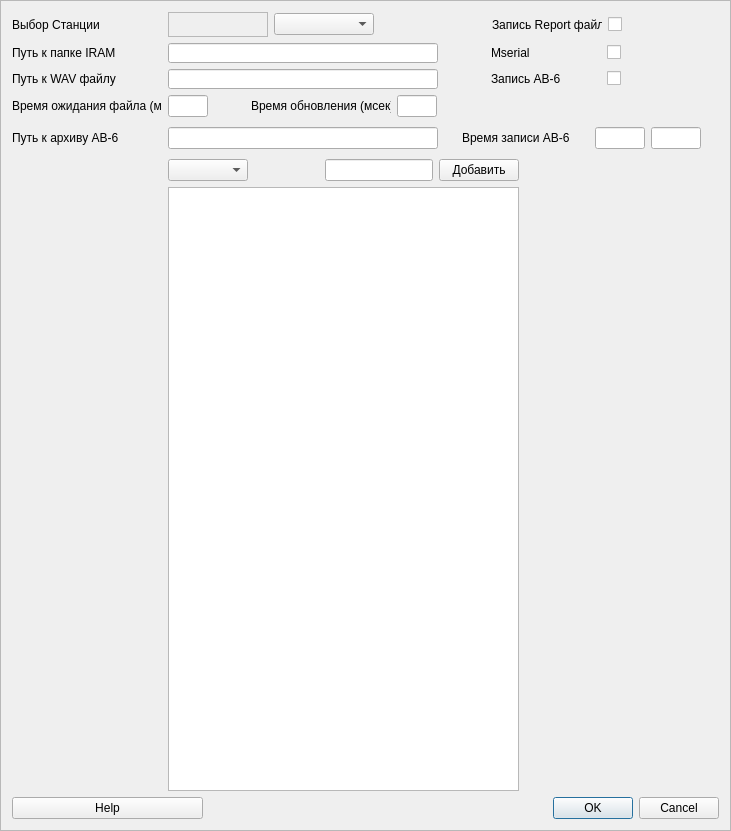
<?xml version="1.0" encoding="UTF-8"?>
<ui version="4.0">
 <class>Settings</class>
 <widget class="QFrame" name="Settings">
  <property name="geometry">
   <rect>
    <x>0</x>
    <y>0</y>
    <width>731</width>
    <height>831</height>
   </rect>
  </property>
  <property name="maximumSize">
   <size>
    <width>731</width>
    <height>831</height>
   </size>
  </property>
  <property name="windowTitle">
   <string>Настройки</string>
  </property>
  <property name="windowIcon">
   <iconset>
    <normaloff>../../.designer/backup/icons/icons8-settings-24.png</normaloff>../../.designer/backup/icons/icons8-settings-24.png</iconset>
  </property>
  <property name="frameShape">
   <enum>QFrame::StyledPanel</enum>
  </property>
  <layout class="QGridLayout" name="gridLayout_2">
   <item row="0" column="0" colspan="2">
    <layout class="QGridLayout" name="gridLayout">
     <item row="5" column="1">
      <layout class="QHBoxLayout" name="horizontalLayout_2">
       <item>
        <widget class="QComboBox" name="sens_addBx">
         <property name="sizePolicy">
          <sizepolicy hsizetype="Preferred" vsizetype="Fixed">
           <horstretch>0</horstretch>
           <verstretch>0</verstretch>
          </sizepolicy>
         </property>
         <property name="minimumSize">
          <size>
           <width>80</width>
           <height>0</height>
          </size>
         </property>
        </widget>
       </item>
       <item>
        <spacer name="horizontalSpacer_6">
         <property name="orientation">
          <enum>Qt::Horizontal</enum>
         </property>
         <property name="sizeType">
          <enum>QSizePolicy::Expanding</enum>
         </property>
         <property name="sizeHint" stdset="0">
          <size>
           <width>60</width>
           <height>20</height>
          </size>
         </property>
        </spacer>
       </item>
       <item>
        <widget class="QLineEdit" name="sens_addLn">
         <property name="sizePolicy">
          <sizepolicy hsizetype="Preferred" vsizetype="Fixed">
           <horstretch>0</horstretch>
           <verstretch>0</verstretch>
          </sizepolicy>
         </property>
         <property name="minimumSize">
          <size>
           <width>80</width>
           <height>15</height>
          </size>
         </property>
        </widget>
       </item>
       <item>
        <widget class="QPushButton" name="sens_addBt">
         <property name="text">
          <string>Добавить</string>
         </property>
        </widget>
       </item>
       <item>
        <spacer name="horizontalSpacer_14">
         <property name="orientation">
          <enum>Qt::Horizontal</enum>
         </property>
         <property name="sizeHint" stdset="0">
          <size>
           <width>200</width>
           <height>20</height>
          </size>
         </property>
        </spacer>
       </item>
      </layout>
     </item>
     <item row="2" column="1">
      <layout class="QHBoxLayout" name="horizontalLayout_9">
       <item>
        <widget class="QLineEdit" name="sound_pathLn">
         <property name="sizePolicy">
          <sizepolicy hsizetype="Expanding" vsizetype="Fixed">
           <horstretch>0</horstretch>
           <verstretch>0</verstretch>
          </sizepolicy>
         </property>
         <property name="minimumSize">
          <size>
           <width>270</width>
           <height>15</height>
          </size>
         </property>
         <property name="focusPolicy">
          <enum>Qt::StrongFocus</enum>
         </property>
        </widget>
       </item>
       <item>
        <spacer name="horizontalSpacer_24">
         <property name="orientation">
          <enum>Qt::Horizontal</enum>
         </property>
         <property name="sizeHint" stdset="0">
          <size>
           <width>200</width>
           <height>20</height>
          </size>
         </property>
        </spacer>
       </item>
       <item>
        <widget class="QLabel" name="label_8">
         <property name="sizePolicy">
          <sizepolicy hsizetype="Preferred" vsizetype="Preferred">
           <horstretch>0</horstretch>
           <verstretch>0</verstretch>
          </sizepolicy>
         </property>
         <property name="minimumSize">
          <size>
           <width>110</width>
           <height>0</height>
          </size>
         </property>
         <property name="text">
          <string>Запись АВ-6</string>
         </property>
         <property name="alignment">
          <set>Qt::AlignLeading|Qt::AlignLeft|Qt::AlignVCenter</set>
         </property>
        </widget>
       </item>
       <item>
        <spacer name="horizontalSpacer_25">
         <property name="orientation">
          <enum>Qt::Horizontal</enum>
         </property>
         <property name="sizeHint" stdset="0">
          <size>
           <width>1</width>
           <height>20</height>
          </size>
         </property>
        </spacer>
       </item>
       <item>
        <widget class="QCheckBox" name="av6_writeCh">
         <property name="minimumSize">
          <size>
           <width>0</width>
           <height>15</height>
          </size>
         </property>
         <property name="text">
          <string/>
         </property>
        </widget>
       </item>
       <item>
        <spacer name="horizontalSpacer_27">
         <property name="orientation">
          <enum>Qt::Horizontal</enum>
         </property>
         <property name="sizeHint" stdset="0">
          <size>
           <width>250</width>
           <height>20</height>
          </size>
         </property>
        </spacer>
       </item>
      </layout>
     </item>
     <item row="1" column="1">
      <layout class="QHBoxLayout" name="horizontalLayout_6">
       <item>
        <widget class="QLineEdit" name="sens_pathLn">
         <property name="sizePolicy">
          <sizepolicy hsizetype="Expanding" vsizetype="Fixed">
           <horstretch>0</horstretch>
           <verstretch>0</verstretch>
          </sizepolicy>
         </property>
         <property name="minimumSize">
          <size>
           <width>270</width>
           <height>15</height>
          </size>
         </property>
         <property name="focusPolicy">
          <enum>Qt::StrongFocus</enum>
         </property>
        </widget>
       </item>
       <item>
        <spacer name="horizontalSpacer_30">
         <property name="orientation">
          <enum>Qt::Horizontal</enum>
         </property>
         <property name="sizeHint" stdset="0">
          <size>
           <width>200</width>
           <height>20</height>
          </size>
         </property>
        </spacer>
       </item>
       <item>
        <widget class="QLabel" name="label_6">
         <property name="minimumSize">
          <size>
           <width>110</width>
           <height>0</height>
          </size>
         </property>
         <property name="text">
          <string>Mserial</string>
         </property>
         <property name="alignment">
          <set>Qt::AlignLeading|Qt::AlignLeft|Qt::AlignVCenter</set>
         </property>
        </widget>
       </item>
       <item>
        <widget class="QCheckBox" name="mserialCh">
         <property name="enabled">
          <bool>true</bool>
         </property>
         <property name="minimumSize">
          <size>
           <width>0</width>
           <height>15</height>
          </size>
         </property>
         <property name="text">
          <string/>
         </property>
         <property name="checkable">
          <bool>true</bool>
         </property>
         <property name="checked">
          <bool>false</bool>
         </property>
         <property name="tristate">
          <bool>false</bool>
         </property>
        </widget>
       </item>
       <item>
        <spacer name="horizontalSpacer_28">
         <property name="orientation">
          <enum>Qt::Horizontal</enum>
         </property>
         <property name="sizeHint" stdset="0">
          <size>
           <width>250</width>
           <height>20</height>
          </size>
         </property>
        </spacer>
       </item>
      </layout>
     </item>
     <item row="3" column="1">
      <layout class="QHBoxLayout" name="horizontalLayout_7">
       <item alignment="Qt::AlignLeft">
        <widget class="QLineEdit" name="f_waitLn">
         <property name="sizePolicy">
          <sizepolicy hsizetype="Expanding" vsizetype="Fixed">
           <horstretch>0</horstretch>
           <verstretch>0</verstretch>
          </sizepolicy>
         </property>
         <property name="minimumSize">
          <size>
           <width>40</width>
           <height>15</height>
          </size>
         </property>
         <property name="maximumSize">
          <size>
           <width>40</width>
           <height>16777215</height>
          </size>
         </property>
         <property name="focusPolicy">
          <enum>Qt::StrongFocus</enum>
         </property>
        </widget>
       </item>
       <item>
        <spacer name="horizontalSpacer_10">
         <property name="orientation">
          <enum>Qt::Horizontal</enum>
         </property>
         <property name="sizeHint" stdset="0">
          <size>
           <width>20</width>
           <height>20</height>
          </size>
         </property>
        </spacer>
       </item>
       <item>
        <widget class="QLabel" name="label_4">
         <property name="minimumSize">
          <size>
           <width>120</width>
           <height>0</height>
          </size>
         </property>
         <property name="maximumSize">
          <size>
           <width>140</width>
           <height>16777215</height>
          </size>
         </property>
         <property name="text">
          <string>Время обновления (мсек)</string>
         </property>
         <property name="alignment">
          <set>Qt::AlignLeading|Qt::AlignLeft|Qt::AlignVCenter</set>
         </property>
        </widget>
       </item>
       <item>
        <widget class="QLineEdit" name="refresh_timeLn">
         <property name="sizePolicy">
          <sizepolicy hsizetype="Expanding" vsizetype="Fixed">
           <horstretch>0</horstretch>
           <verstretch>0</verstretch>
          </sizepolicy>
         </property>
         <property name="minimumSize">
          <size>
           <width>40</width>
           <height>15</height>
          </size>
         </property>
         <property name="maximumSize">
          <size>
           <width>40</width>
           <height>16777215</height>
          </size>
         </property>
         <property name="focusPolicy">
          <enum>Qt::StrongFocus</enum>
         </property>
        </widget>
       </item>
       <item>
        <spacer name="horizontalSpacer_21">
         <property name="orientation">
          <enum>Qt::Horizontal</enum>
         </property>
         <property name="sizeHint" stdset="0">
          <size>
           <width>282</width>
           <height>20</height>
          </size>
         </property>
        </spacer>
       </item>
      </layout>
     </item>
     <item row="0" column="1">
      <layout class="QHBoxLayout" name="horizontalLayout_4">
       <item>
        <widget class="QLabel" name="stationLb">
         <property name="sizePolicy">
          <sizepolicy hsizetype="Expanding" vsizetype="Fixed">
           <horstretch>0</horstretch>
           <verstretch>0</verstretch>
          </sizepolicy>
         </property>
         <property name="minimumSize">
          <size>
           <width>100</width>
           <height>0</height>
          </size>
         </property>
         <property name="font">
          <font>
           <pointsize>15</pointsize>
           <weight>75</weight>
           <bold>true</bold>
          </font>
         </property>
         <property name="frameShape">
          <enum>QFrame::StyledPanel</enum>
         </property>
         <property name="text">
          <string/>
         </property>
         <property name="alignment">
          <set>Qt::AlignCenter</set>
         </property>
        </widget>
       </item>
       <item>
        <spacer name="horizontalSpacer_31">
         <property name="orientation">
          <enum>Qt::Horizontal</enum>
         </property>
         <property name="sizeHint" stdset="0">
          <size>
           <width>20</width>
           <height>20</height>
          </size>
         </property>
        </spacer>
       </item>
       <item>
        <widget class="QComboBox" name="stationBx">
         <property name="sizePolicy">
          <sizepolicy hsizetype="Preferred" vsizetype="Fixed">
           <horstretch>0</horstretch>
           <verstretch>0</verstretch>
          </sizepolicy>
         </property>
         <property name="minimumSize">
          <size>
           <width>100</width>
           <height>0</height>
          </size>
         </property>
        </widget>
       </item>
       <item>
        <spacer name="horizontalSpacer_32">
         <property name="orientation">
          <enum>Qt::Horizontal</enum>
         </property>
         <property name="sizeHint" stdset="0">
          <size>
           <width>265</width>
           <height>20</height>
          </size>
         </property>
        </spacer>
       </item>
       <item>
        <widget class="QLabel" name="label_5">
         <property name="minimumSize">
          <size>
           <width>110</width>
           <height>0</height>
          </size>
         </property>
         <property name="text">
          <string>Запись Report файла</string>
         </property>
         <property name="alignment">
          <set>Qt::AlignLeading|Qt::AlignLeft|Qt::AlignVCenter</set>
         </property>
        </widget>
       </item>
       <item>
        <widget class="QCheckBox" name="rep_writeCh">
         <property name="minimumSize">
          <size>
           <width>0</width>
           <height>15</height>
          </size>
         </property>
         <property name="text">
          <string/>
         </property>
        </widget>
       </item>
       <item>
        <spacer name="horizontalSpacer_29">
         <property name="orientation">
          <enum>Qt::Horizontal</enum>
         </property>
         <property name="sizeHint" stdset="0">
          <size>
           <width>250</width>
           <height>20</height>
          </size>
         </property>
        </spacer>
       </item>
      </layout>
     </item>
     <item row="0" column="0">
      <widget class="QLabel" name="label_0">
       <property name="sizePolicy">
        <sizepolicy hsizetype="Preferred" vsizetype="Preferred">
         <horstretch>0</horstretch>
         <verstretch>0</verstretch>
        </sizepolicy>
       </property>
       <property name="minimumSize">
        <size>
         <width>150</width>
         <height>0</height>
        </size>
       </property>
       <property name="text">
        <string>Выбор Станции</string>
       </property>
      </widget>
     </item>
     <item row="3" column="0">
      <widget class="QLabel" name="label_3">
       <property name="minimumSize">
        <size>
         <width>150</width>
         <height>0</height>
        </size>
       </property>
       <property name="text">
        <string>Время ожидания файла (мин)</string>
       </property>
       <property name="alignment">
        <set>Qt::AlignLeading|Qt::AlignLeft|Qt::AlignVCenter</set>
       </property>
      </widget>
     </item>
     <item row="6" column="1">
      <layout class="QHBoxLayout" name="horizontalLayout">
       <item>
        <layout class="QHBoxLayout" name="horizontalLayout_3">
         <item>
          <widget class="QTextBrowser" name="sens_viewBr">
           <property name="font">
            <font>
             <pointsize>15</pointsize>
             <weight>75</weight>
             <bold>true</bold>
            </font>
           </property>
          </widget>
         </item>
         <item>
          <spacer name="horizontalSpacer_16">
           <property name="orientation">
            <enum>Qt::Horizontal</enum>
           </property>
           <property name="sizeType">
            <enum>QSizePolicy::Minimum</enum>
           </property>
           <property name="sizeHint" stdset="0">
            <size>
             <width>200</width>
             <height>20</height>
            </size>
           </property>
          </spacer>
         </item>
        </layout>
       </item>
      </layout>
     </item>
     <item row="4" column="1">
      <layout class="QHBoxLayout" name="horizontalLayout_8">
       <item>
        <widget class="QLineEdit" name="av6_pathLn">
         <property name="sizePolicy">
          <sizepolicy hsizetype="Expanding" vsizetype="Fixed">
           <horstretch>0</horstretch>
           <verstretch>0</verstretch>
          </sizepolicy>
         </property>
         <property name="minimumSize">
          <size>
           <width>270</width>
           <height>15</height>
          </size>
         </property>
         <property name="focusPolicy">
          <enum>Qt::StrongFocus</enum>
         </property>
        </widget>
       </item>
       <item>
        <spacer name="horizontalSpacer_26">
         <property name="sizePolicy">
          <sizepolicy hsizetype="Expanding" vsizetype="Minimum">
           <horstretch>0</horstretch>
           <verstretch>0</verstretch>
          </sizepolicy>
         </property>
         <property name="minimumSize">
          <size>
           <width>0</width>
           <height>20</height>
          </size>
         </property>
         <property name="orientation">
          <enum>Qt::Horizontal</enum>
         </property>
         <property name="sizeType">
          <enum>QSizePolicy::Expanding</enum>
         </property>
         <property name="sizeHint" stdset="0">
          <size>
           <width>80</width>
           <height>20</height>
          </size>
         </property>
        </spacer>
       </item>
       <item>
        <widget class="QLabel" name="label">
         <property name="sizePolicy">
          <sizepolicy hsizetype="Preferred" vsizetype="Fixed">
           <horstretch>0</horstretch>
           <verstretch>0</verstretch>
          </sizepolicy>
         </property>
         <property name="minimumSize">
          <size>
           <width>0</width>
           <height>20</height>
          </size>
         </property>
         <property name="text">
          <string>Время записи АВ-6</string>
         </property>
        </widget>
       </item>
       <item>
        <spacer name="horizontalSpacer_34">
         <property name="sizePolicy">
          <sizepolicy hsizetype="Expanding" vsizetype="Minimum">
           <horstretch>0</horstretch>
           <verstretch>0</verstretch>
          </sizepolicy>
         </property>
         <property name="minimumSize">
          <size>
           <width>0</width>
           <height>20</height>
          </size>
         </property>
         <property name="orientation">
          <enum>Qt::Horizontal</enum>
         </property>
         <property name="sizeType">
          <enum>QSizePolicy::Expanding</enum>
         </property>
         <property name="sizeHint" stdset="0">
          <size>
           <width>80</width>
           <height>20</height>
          </size>
         </property>
        </spacer>
       </item>
       <item>
        <widget class="QLineEdit" name="av6_time1Ln">
         <property name="sizePolicy">
          <sizepolicy hsizetype="Expanding" vsizetype="Fixed">
           <horstretch>0</horstretch>
           <verstretch>0</verstretch>
          </sizepolicy>
         </property>
         <property name="minimumSize">
          <size>
           <width>0</width>
           <height>20</height>
          </size>
         </property>
         <property name="maximumSize">
          <size>
           <width>50</width>
           <height>16777215</height>
          </size>
         </property>
        </widget>
       </item>
       <item>
        <widget class="QLineEdit" name="av6_time2Ln">
         <property name="sizePolicy">
          <sizepolicy hsizetype="Expanding" vsizetype="Fixed">
           <horstretch>0</horstretch>
           <verstretch>0</verstretch>
          </sizepolicy>
         </property>
         <property name="minimumSize">
          <size>
           <width>0</width>
           <height>20</height>
          </size>
         </property>
         <property name="maximumSize">
          <size>
           <width>50</width>
           <height>16777215</height>
          </size>
         </property>
        </widget>
       </item>
       <item>
        <spacer name="horizontalSpacer_23">
         <property name="sizePolicy">
          <sizepolicy hsizetype="Expanding" vsizetype="Minimum">
           <horstretch>0</horstretch>
           <verstretch>0</verstretch>
          </sizepolicy>
         </property>
         <property name="minimumSize">
          <size>
           <width>0</width>
           <height>20</height>
          </size>
         </property>
         <property name="orientation">
          <enum>Qt::Horizontal</enum>
         </property>
         <property name="sizeType">
          <enum>QSizePolicy::Expanding</enum>
         </property>
         <property name="sizeHint" stdset="0">
          <size>
           <width>150</width>
           <height>20</height>
          </size>
         </property>
        </spacer>
       </item>
      </layout>
     </item>
     <item row="1" column="0" alignment="Qt::AlignLeft">
      <widget class="QLabel" name="label_1">
       <property name="sizePolicy">
        <sizepolicy hsizetype="Preferred" vsizetype="Preferred">
         <horstretch>0</horstretch>
         <verstretch>0</verstretch>
        </sizepolicy>
       </property>
       <property name="minimumSize">
        <size>
         <width>150</width>
         <height>0</height>
        </size>
       </property>
       <property name="text">
        <string>Путь к папке IRAM</string>
       </property>
       <property name="alignment">
        <set>Qt::AlignLeading|Qt::AlignLeft|Qt::AlignVCenter</set>
       </property>
      </widget>
     </item>
     <item row="2" column="0">
      <widget class="QLabel" name="label_2">
       <property name="minimumSize">
        <size>
         <width>150</width>
         <height>0</height>
        </size>
       </property>
       <property name="text">
        <string>Путь к WAV файлу</string>
       </property>
       <property name="alignment">
        <set>Qt::AlignLeading|Qt::AlignLeft|Qt::AlignVCenter</set>
       </property>
      </widget>
     </item>
     <item row="4" column="0">
      <widget class="QLabel" name="label_7">
       <property name="sizePolicy">
        <sizepolicy hsizetype="MinimumExpanding" vsizetype="MinimumExpanding">
         <horstretch>0</horstretch>
         <verstretch>0</verstretch>
        </sizepolicy>
       </property>
       <property name="minimumSize">
        <size>
         <width>150</width>
         <height>0</height>
        </size>
       </property>
       <property name="maximumSize">
        <size>
         <width>500</width>
         <height>30</height>
        </size>
       </property>
       <property name="text">
        <string>Путь к архиву АВ-6</string>
       </property>
       <property name="alignment">
        <set>Qt::AlignLeading|Qt::AlignLeft|Qt::AlignVCenter</set>
       </property>
      </widget>
     </item>
    </layout>
   </item>
   <item row="1" column="0">
    <widget class="QPushButton" name="buttHelp">
     <property name="text">
      <string>Help</string>
     </property>
    </widget>
   </item>
   <item row="1" column="1">
    <widget class="QDialogButtonBox" name="buttOK">
     <property name="maximumSize">
      <size>
       <width>630</width>
       <height>23</height>
      </size>
     </property>
     <property name="focusPolicy">
      <enum>Qt::TabFocus</enum>
     </property>
     <property name="standardButtons">
      <set>QDialogButtonBox::Cancel|QDialogButtonBox::Ok</set>
     </property>
     <property name="centerButtons">
      <bool>false</bool>
     </property>
    </widget>
   </item>
  </layout>
 </widget>
 <tabstops>
  <tabstop>buttOK</tabstop>
  <tabstop>sens_addLn</tabstop>
  <tabstop>sens_addBt</tabstop>
  <tabstop>sens_viewBr</tabstop>
 </tabstops>
 <resources/>
 <connections/>
</ui>
